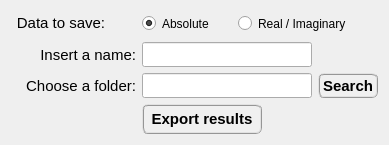
            <widget class="QWidget" name="tab_3">
             <attribute name="title">
              <string>Export</string>
             </attribute>
             <layout class="QGridLayout" name="gridLayout_9">
              <item row="0" column="0">
               <widget class="QLabel" name="label_7">
                <property name="minimumSize">
                 <size>
                  <width>100</width>
                  <height>20</height>
                 </size>
                </property>
                <property name="maximumSize">
                 <size>
                  <width>90</width>
                  <height>20</height>
                 </size>
                </property>
                <property name="font">
                 <font>
                  <family>MS Shell Dlg 2</family>
                  <pointsize>11</pointsize>
                  <weight>50</weight>
                  <italic>false</italic>
                  <bold>false</bold>
                 </font>
                </property>
                <property name="text">
                 <string>Data to save:</string>
                </property>
                <property name="scaledContents">
                 <bool>false</bool>
                </property>
                <property name="alignment">
                 <set>Qt::AlignCenter</set>
                </property>
               </widget>
              </item>
              <item row="0" column="1" colspan="2">
               <layout class="QHBoxLayout" name="horizontalLayout">
                <item>
                 <widget class="QRadioButton" name="radioButton_Absolute">
                  <property name="minimumSize">
                   <size>
                    <width>90</width>
                    <height>25</height>
                   </size>
                  </property>
                  <property name="maximumSize">
                   <size>
                    <width>90</width>
                    <height>25</height>
                   </size>
                  </property>
                  <property name="font">
                   <font>
                    <family>MS Shell Dlg 2</family>
                    <weight>50</weight>
                    <italic>false</italic>
                    <bold>false</bold>
                   </font>
                  </property>
                  <property name="text">
                   <string>Absolute</string>
                  </property>
                  <property name="checked">
                   <bool>true</bool>
                  </property>
                 </widget>
                </item>
                <item>
                 <widget class="QRadioButton" name="radioButton_Real_Imaginary">
                  <property name="minimumSize">
                   <size>
                    <width>140</width>
                    <height>25</height>
                   </size>
                  </property>
                  <property name="maximumSize">
                   <size>
                    <width>140</width>
                    <height>25</height>
                   </size>
                  </property>
                  <property name="font">
                   <font>
                    <family>MS Shell Dlg 2</family>
                    <weight>50</weight>
                    <italic>false</italic>
                    <bold>false</bold>
                   </font>
                  </property>
                  <property name="text">
                   <string>Real / Imaginary</string>
                  </property>
                  <property name="checked">
                   <bool>false</bool>
                  </property>
                 </widget>
                </item>
               </layout>
              </item>
              <item row="1" column="0">
               <widget class="QLabel" name="label_6">
                <property name="minimumSize">
                 <size>
                  <width>125</width>
                  <height>25</height>
                 </size>
                </property>
                <property name="maximumSize">
                 <size>
                  <width>125</width>
                  <height>25</height>
                 </size>
                </property>
                <property name="font">
                 <font>
                  <family>MS Shell Dlg 2</family>
                  <pointsize>11</pointsize>
                  <weight>50</weight>
                  <italic>false</italic>
                  <bold>false</bold>
                 </font>
                </property>
                <property name="text">
                 <string>Insert a name:</string>
                </property>
                <property name="scaledContents">
                 <bool>false</bool>
                </property>
                <property name="alignment">
                 <set>Qt::AlignRight|Qt::AlignTrailing|Qt::AlignVCenter</set>
                </property>
               </widget>
              </item>
              <item row="1" column="1">
               <widget class="QLineEdit" name="lineEdit_FileName">
                <property name="minimumSize">
                 <size>
                  <width>0</width>
                  <height>25</height>
                 </size>
                </property>
                <property name="maximumSize">
                 <size>
                  <width>16777215</width>
                  <height>25</height>
                 </size>
                </property>
                <property name="font">
                 <font>
                  <family>MS Shell Dlg 2</family>
                  <pointsize>10</pointsize>
                  <weight>50</weight>
                  <italic>false</italic>
                  <bold>false</bold>
                 </font>
                </property>
                <property name="layoutDirection">
                 <enum>Qt::LeftToRight</enum>
                </property>
                <property name="text">
                 <string/>
                </property>
                <property name="alignment">
                 <set>Qt::AlignCenter</set>
                </property>
               </widget>
              </item>
              <item row="2" column="0">
               <widget class="QLabel" name="label_5">
                <property name="minimumSize">
                 <size>
                  <width>125</width>
                  <height>25</height>
                 </size>
                </property>
                <property name="maximumSize">
                 <size>
                  <width>125</width>
                  <height>25</height>
                 </size>
                </property>
                <property name="font">
                 <font>
                  <family>MS Shell Dlg 2</family>
                  <pointsize>11</pointsize>
                  <weight>50</weight>
                  <italic>false</italic>
                  <bold>false</bold>
                 </font>
                </property>
                <property name="text">
                 <string>Choose a folder:</string>
                </property>
                <property name="alignment">
                 <set>Qt::AlignRight|Qt::AlignTrailing|Qt::AlignVCenter</set>
                </property>
               </widget>
              </item>
              <item row="2" column="1">
               <widget class="QLineEdit" name="lineEdit_SaveResultsPath">
                <property name="minimumSize">
                 <size>
                  <width>0</width>
                  <height>25</height>
                 </size>
                </property>
                <property name="maximumSize">
                 <size>
                  <width>16777215</width>
                  <height>25</height>
                 </size>
                </property>
                <property name="font">
                 <font>
                  <family>MS Shell Dlg 2</family>
                  <pointsize>8</pointsize>
                  <weight>50</weight>
                  <italic>false</italic>
                  <bold>false</bold>
                 </font>
                </property>
                <property name="layoutDirection">
                 <enum>Qt::LeftToRight</enum>
                </property>
                <property name="alignment">
                 <set>Qt::AlignCenter</set>
                </property>
               </widget>
              </item>
              <item row="2" column="2">
               <widget class="QPushButton" name="pushButton_ChooseFolderExport">
                <property name="minimumSize">
                 <size>
                  <width>60</width>
                  <height>25</height>
                 </size>
                </property>
                <property name="maximumSize">
                 <size>
                  <width>60</width>
                  <height>25</height>
                 </size>
                </property>
                <property name="font">
                 <font>
                  <family>MS Shell Dlg 2</family>
                  <pointsize>11</pointsize>
                  <weight>75</weight>
                  <italic>false</italic>
                  <bold>true</bold>
                 </font>
                </property>
                <property name="styleSheet">
                 <string notr="true">QPushButton{border-radius: 6px; border-color: rgb(150, 150, 150); border-style: ridge; border-width: 2px; color: rgb(0, 0, 0); background-color: rgb(240, 240, 240); font: 75 bold 11pt &quot;MS Shell Dlg 2&quot;}
QPushButton:hover{border-radius: 6px; border-color: rgb(0, 170, 255); border-style: ridge; border-width: 2px; color: rgb(0, 0, 0); background-color: rgba(174, 213, 255, 100); font: 75 bold 11pt &quot;MS Shell Dlg 2&quot;}
QPushButton:pressed{border-radius: 6px; border-color: rgb(0, 170, 255); border-style: ridge; border-width: 3px; color: rgb(0, 0, 0); background-color: rgb(174, 213, 255); font: 75 bold 11pt &quot;MS Shell Dlg 2&quot;}</string>
                </property>
                <property name="text">
                 <string>Search</string>
                </property>
               </widget>
              </item>
              <item row="3" column="1">
               <widget class="QPushButton" name="pushButton_ExportResults">
                <property name="minimumSize">
                 <size>
                  <width>120</width>
                  <height>30</height>
                 </size>
                </property>
                <property name="maximumSize">
                 <size>
                  <width>120</width>
                  <height>30</height>
                 </size>
                </property>
                <property name="font">
                 <font>
                  <family>MS Shell Dlg 2</family>
                  <pointsize>11</pointsize>
                  <weight>75</weight>
                  <italic>false</italic>
                  <bold>true</bold>
                 </font>
                </property>
                <property name="styleSheet">
                 <string notr="true">QPushButton{border-radius: 6px; border-color: rgb(150, 150, 150); border-style: ridge; border-width: 2px; color: rgb(0, 0, 0); background-color: rgb(240, 240, 240); font: 75 bold 11pt &quot;MS Shell Dlg 2&quot;}
QPushButton:hover{border-radius: 6px; border-color: rgb(0, 170, 255); border-style: ridge; border-width: 2px; color: rgb(0, 0, 0); background-color: rgba(174, 213, 255, 100); font: 75 bold 11pt &quot;MS Shell Dlg 2&quot;}
QPushButton:pressed{border-radius: 6px; border-color: rgb(0, 170, 255); border-style: ridge; border-width: 3px; color: rgb(0, 0, 0); background-color: rgb(174, 213, 255); font: 75 bold 11pt &quot;MS Shell Dlg 2&quot;}</string>
                </property>
                <property name="text">
                 <string>Export results</string>
                </property>
               </widget>
              </item>
             </layout>
            </widget>
